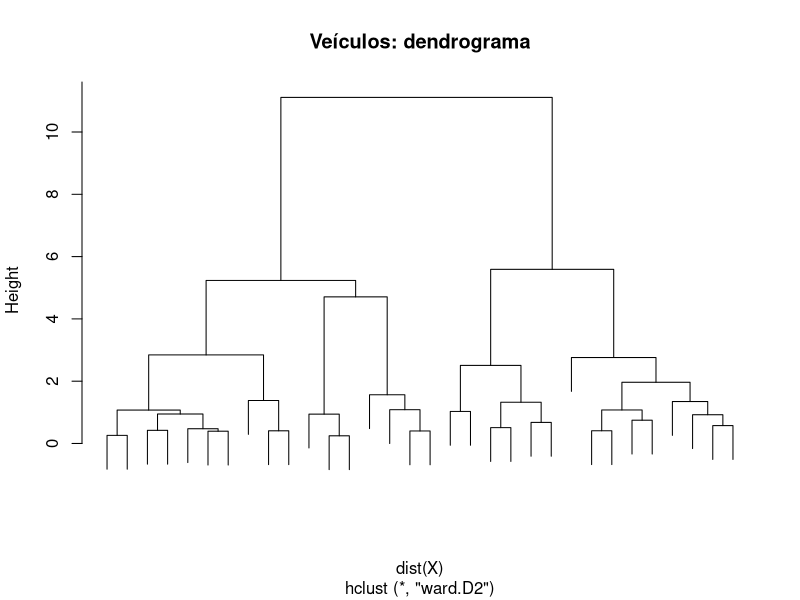

The R source for this figure:
# Agrupamento hierárquico
# Material didático — Estatística e Ciência de Dados — ICTIN/UFLA
# Fonte: e-book Psicometria Online

X <- scale(mtcars[, c("mpg", "wt", "hp", "qsec")])
ajuste <- hclust(dist(X), method = "ward.D2")
plot(ajuste, labels = FALSE, main = "Veículos: dendrograma")
grupos <- cutree(ajuste, k = 3)
print(table(grupos))
print(aggregate(mtcars[, c("mpg", "wt", "hp")],
                by = list(grupo = grupos), mean))
